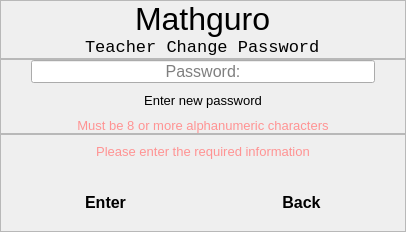
          <widget class="QWidget" name="page_4">
           <layout class="QVBoxLayout" name="verticalLayout_41">
            <property name="spacing">
             <number>0</number>
            </property>
            <property name="leftMargin">
             <number>0</number>
            </property>
            <property name="topMargin">
             <number>0</number>
            </property>
            <property name="rightMargin">
             <number>0</number>
            </property>
            <property name="bottomMargin">
             <number>0</number>
            </property>
            <item>
             <widget class="QFrame" name="frame_11">
              <property name="frameShape">
               <enum>QFrame::StyledPanel</enum>
              </property>
              <property name="frameShadow">
               <enum>QFrame::Raised</enum>
              </property>
              <layout class="QVBoxLayout" name="verticalLayout_36">
               <property name="spacing">
                <number>0</number>
               </property>
               <property name="leftMargin">
                <number>0</number>
               </property>
               <property name="topMargin">
                <number>0</number>
               </property>
               <property name="rightMargin">
                <number>0</number>
               </property>
               <property name="bottomMargin">
                <number>0</number>
               </property>
               <item alignment="Qt::AlignHCenter">
                <widget class="QLabel" name="label_27">
                 <property name="font">
                  <font>
                   <pointsize>24</pointsize>
                  </font>
                 </property>
                 <property name="text">
                  <string>Mathguro</string>
                 </property>
                </widget>
               </item>
               <item alignment="Qt::AlignHCenter">
                <widget class="QLabel" name="label_28">
                 <property name="font">
                  <font>
                   <family>Consolas</family>
                   <pointsize>13</pointsize>
                  </font>
                 </property>
                 <property name="text">
                  <string>Teacher Change Password</string>
                 </property>
                </widget>
               </item>
              </layout>
             </widget>
            </item>
            <item>
             <widget class="QFrame" name="frame_10">
              <property name="frameShape">
               <enum>QFrame::StyledPanel</enum>
              </property>
              <property name="frameShadow">
               <enum>QFrame::Raised</enum>
              </property>
              <layout class="QVBoxLayout" name="verticalLayout_34">
               <property name="spacing">
                <number>10</number>
               </property>
               <property name="leftMargin">
                <number>0</number>
               </property>
               <property name="topMargin">
                <number>0</number>
               </property>
               <property name="rightMargin">
                <number>0</number>
               </property>
               <property name="bottomMargin">
                <number>0</number>
               </property>
               <item>
                <widget class="QLineEdit" name="teachChangePass_lineEdit">
                 <property name="font">
                  <font>
                   <pointsize>12</pointsize>
                  </font>
                 </property>
                 <property name="toolTip">
                  <string>Required*</string>
                 </property>
                 <property name="styleSheet">
                  <string notr="true">margin-left:30px;
margin-right:30px;</string>
                 </property>
                 <property name="text">
                  <string/>
                 </property>
                 <property name="echoMode">
                  <enum>QLineEdit::Password</enum>
                 </property>
                 <property name="alignment">
                  <set>Qt::AlignCenter</set>
                 </property>
                 <property name="placeholderText">
                  <string>Password:</string>
                 </property>
                </widget>
               </item>
               <item>
                <widget class="QLabel" name="label_25">
                 <property name="font">
                  <font>
                   <pointsize>8</pointsize>
                  </font>
                 </property>
                 <property name="text">
                  <string>&lt;html&gt;&lt;head/&gt;&lt;body&gt;&lt;p align=&quot;center&quot;&gt;&lt;span style=&quot; font-size:10pt;&quot;&gt;Enter new password&lt;/span&gt;&lt;/p&gt;&lt;/body&gt;&lt;/html&gt;</string>
                 </property>
                 <property name="textFormat">
                  <enum>Qt::RichText</enum>
                 </property>
                </widget>
               </item>
               <item>
                <widget class="QWidget" name="warningTeachPass" native="true">
                 <layout class="QVBoxLayout" name="verticalLayout_35">
                  <property name="spacing">
                   <number>0</number>
                  </property>
                  <property name="leftMargin">
                   <number>0</number>
                  </property>
                  <property name="topMargin">
                   <number>0</number>
                  </property>
                  <property name="rightMargin">
                   <number>0</number>
                  </property>
                  <property name="bottomMargin">
                   <number>0</number>
                  </property>
                  <item>
                   <widget class="QLabel" name="label_26">
                    <property name="font">
                     <font>
                      <family>MS Shell Dlg 2</family>
                      <pointsize>10</pointsize>
                     </font>
                    </property>
                    <property name="text">
                     <string>&lt;html&gt;&lt;head/&gt;&lt;body&gt;&lt;p&gt;&lt;span style=&quot; color:#ff9393;&quot;&gt;Must be 8 or more alphanumeric characters&lt;/span&gt;&lt;/p&gt;&lt;/body&gt;&lt;/html&gt;</string>
                    </property>
                    <property name="textFormat">
                     <enum>Qt::RichText</enum>
                    </property>
                    <property name="alignment">
                     <set>Qt::AlignCenter</set>
                    </property>
                   </widget>
                  </item>
                 </layout>
                </widget>
               </item>
              </layout>
             </widget>
            </item>
            <item>
             <widget class="QFrame" name="frame_12">
              <property name="frameShape">
               <enum>QFrame::StyledPanel</enum>
              </property>
              <property name="frameShadow">
               <enum>QFrame::Raised</enum>
              </property>
              <layout class="QVBoxLayout" name="verticalLayout_37">
               <property name="spacing">
                <number>6</number>
               </property>
               <property name="leftMargin">
                <number>0</number>
               </property>
               <property name="topMargin">
                <number>0</number>
               </property>
               <property name="rightMargin">
                <number>0</number>
               </property>
               <property name="bottomMargin">
                <number>0</number>
               </property>
               <item alignment="Qt::AlignVCenter">
                <widget class="QWidget" name="teachWarnPassContainer" native="true">
                 <layout class="QVBoxLayout" name="verticalLayout_38">
                  <property name="spacing">
                   <number>0</number>
                  </property>
                  <property name="leftMargin">
                   <number>0</number>
                  </property>
                  <property name="topMargin">
                   <number>0</number>
                  </property>
                  <property name="rightMargin">
                   <number>0</number>
                  </property>
                  <property name="bottomMargin">
                   <number>0</number>
                  </property>
                  <item>
                   <widget class="QStackedWidget" name="teachWarnPassSubContainer">
                    <property name="currentIndex">
                     <number>0</number>
                    </property>
                    <widget class="QWidget" name="page_13">
                     <layout class="QVBoxLayout" name="verticalLayout_39">
                      <item>
                       <widget class="QLabel" name="label_29">
                        <property name="font">
                         <font>
                          <family>MS Shell Dlg 2</family>
                          <pointsize>10</pointsize>
                         </font>
                        </property>
                        <property name="text">
                         <string>&lt;html&gt;&lt;head/&gt;&lt;body&gt;&lt;p&gt;&lt;span style=&quot; color:#ff9393;&quot;&gt;Please enter the required information&lt;/span&gt;&lt;/p&gt;&lt;/body&gt;&lt;/html&gt;</string>
                        </property>
                        <property name="textFormat">
                         <enum>Qt::RichText</enum>
                        </property>
                        <property name="alignment">
                         <set>Qt::AlignCenter</set>
                        </property>
                       </widget>
                      </item>
                     </layout>
                    </widget>
                    <widget class="QWidget" name="page_14">
                     <layout class="QVBoxLayout" name="verticalLayout_40">
                      <item>
                       <widget class="QLabel" name="label_30">
                        <property name="font">
                         <font>
                          <family>MS Shell Dlg 2</family>
                          <pointsize>10</pointsize>
                         </font>
                        </property>
                        <property name="text">
                         <string>&lt;html&gt;&lt;head/&gt;&lt;body&gt;&lt;p&gt;&lt;span style=&quot; color:#9eff99;&quot;&gt;Account Updated&lt;/span&gt;&lt;/p&gt;&lt;/body&gt;&lt;/html&gt;</string>
                        </property>
                        <property name="textFormat">
                         <enum>Qt::RichText</enum>
                        </property>
                        <property name="alignment">
                         <set>Qt::AlignCenter</set>
                        </property>
                       </widget>
                      </item>
                     </layout>
                    </widget>
                   </widget>
                  </item>
                 </layout>
                </widget>
               </item>
               <item>
                <widget class="QWidget" name="widget_19" native="true">
                 <layout class="QHBoxLayout" name="horizontalLayout_6">
                  <item>
                   <widget class="QPushButton" name="teachChangePass_Button">
                    <property name="font">
                     <font>
                      <pointsize>12</pointsize>
                      <weight>75</weight>
                      <bold>true</bold>
                     </font>
                    </property>
                    <property name="styleSheet">
                     <string notr="true">	padding: 10px 25px;
	border-top-left-radius: 10px;
	border-bottom-left-radius: 10px;
	margin-left: 50px;
	margin-right:50px;

</string>
                    </property>
                    <property name="text">
                     <string>Enter</string>
                    </property>
                   </widget>
                  </item>
                  <item>
                   <widget class="QPushButton" name="backButton_5">
                    <property name="font">
                     <font>
                      <pointsize>12</pointsize>
                      <weight>75</weight>
                      <bold>true</bold>
                     </font>
                    </property>
                    <property name="styleSheet">
                     <string notr="true">	padding: 10px 25px;
	border-top-left-radius: 10px;
	border-bottom-left-radius: 10px;
	margin-left: 50px;
	margin-right:50px;

</string>
                    </property>
                    <property name="text">
                     <string>Back</string>
                    </property>
                   </widget>
                  </item>
                 </layout>
                </widget>
               </item>
              </layout>
             </widget>
            </item>
           </layout>
          </widget>
